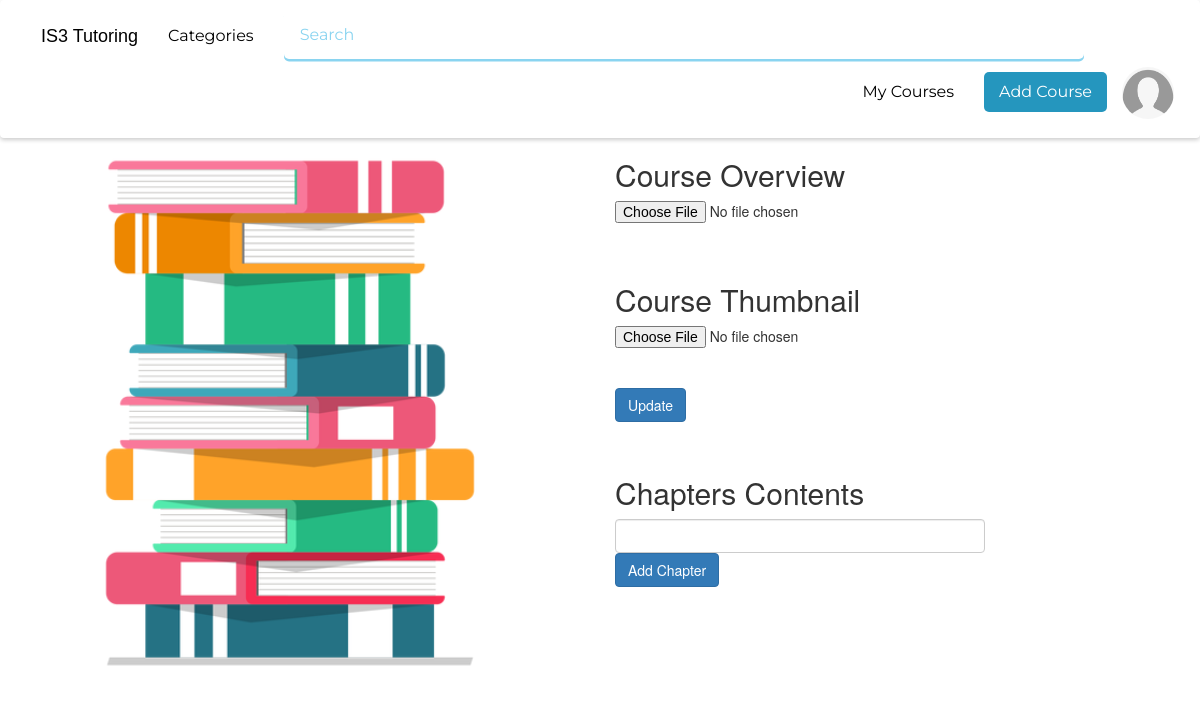
Page /src/model/Course/addCourseContent.php?id=1 (signed in) on the earlier database version.
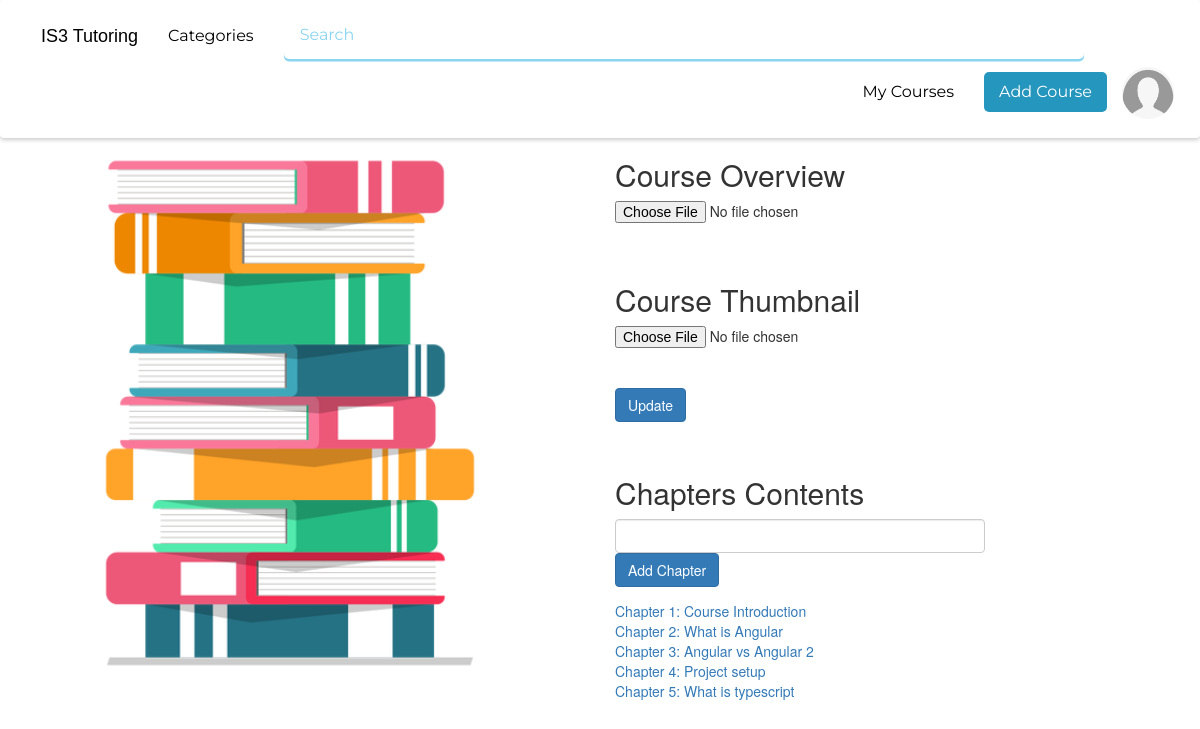
Same page on the later database version.
### tables this page shows
CREATE TABLE `coursechapters` (
  `CourseID` int(11) NOT NULL,
  `chapter` int(11) NOT NULL,
  `Title` varchar(255) DEFAULT NULL,
  `Description` text DEFAULT NULL
);

### src/public/is3library.php (called while the page is built, shortened)
<?php
$conn = "";
        ?>

### src/model/Course/addCourseContent.php (the view, shortened to what this page needs)
<link rel="stylesheet" href="https://maxcdn.bootstrapcdn.com/bootstrap/3.4.1/css/bootstrap.min.css">
<link rel="stylesheet" href="https://cdnjs.cloudflare.com/ajax/libs/font-awesome/5.8.2/css/all.min.css">
<?php
include_once "/xampp/htdocs/IS3-Online-Tutoring/src/public/Menu.php";
include_once "/xampp/htdocs/IS3-Online-Tutoring/src/public/is3library.php";
?>
<div class = "col-lg-6">
<img src="/IS3-Online-Tutoring/resources/images/books.png"  width="550" height="550">
</div>
<div class = "col-lg-4">
<form method ="post" action = "" enctype="multipart/form-data">
    <h2>Course Overview</h2>
    <input type="file" name="CourseOverview" id="CourseOverview"> <br> <br>
    <h2>Course Thumbnail</h2>
    <input type="file" name="Thumbnail" id="Thumbnail"> <br> <br>
    <input class="btn btn-primary" type="submit" name="submit" value = "Update">
</form>
<br>
<form method="post">
    <h2>Chapters Contents</h2>
    <input class="form-control" type="text" name="chapterTitle">
    <input class="btn btn-primary" type="submit" name = "addChapter" value="Add Chapter">
</form>
<?php
    $id = $_GET["id"];
    $query = "SELECT * FROM coursechapters WHERE CourseID= '$id'";
    $result = $conn->query($query);
    $chaptersCount=0;
    while($row =$result->fetch_array(MYSQLI_ASSOC)){
        $chaptersCount+=1;
        $title=  $row['Title'];
        echo "<a  href=/IS3-Online-Tutoring/src/model/Course/Chapter/addChapterContent.php?id=$id&ch=$chaptersCount>Chapter $chaptersCount: $title </a>";
        echo "<br>";
    }
?>
</div>

Differences in the rows shown:
added coursechapters: Title "Course Introduction"
added coursechapters: Title "What is Angular"
added coursechapters: Title "Angular vs Angular 2"
added coursechapters: Title "Project setup"
added coursechapters: Title "What is typescript"
